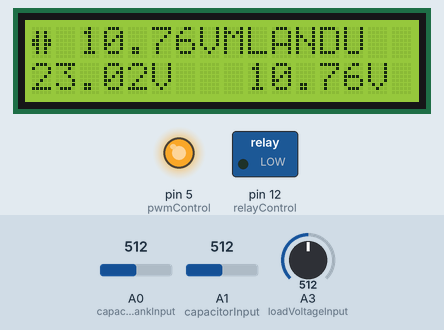
Recording of a sketch running on a simulated Arduino Uno, built with avr-gcc and run on an emulated ATmega328P. Shown: 16×2 character LCD, switched loads named in the sketch (green lamp = pin HIGH), output pins drawn as LEDs (lit = HIGH). The inputs (shaded band) are chosen by the test bench; at power-on: A3 (loadVoltageInput) = 512, A0 (capacitorBankInput) = 512, A1 (capacitorInput) = 512.

Above: at 1.2 s.
1.3 s: A3 (loadVoltageInput) set to 492
At 2.6 s:
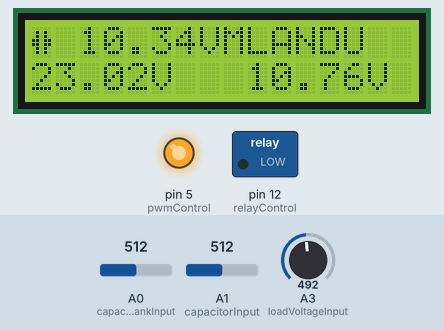
3.0 s: A3 (loadVoltageInput) set to 467
At 3.7 s:
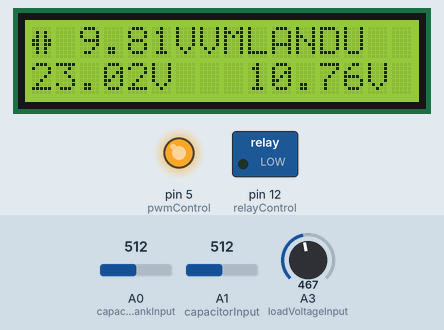
4.5 s: A0 (capacitorBankInput) set to 231
At 4.9 s:
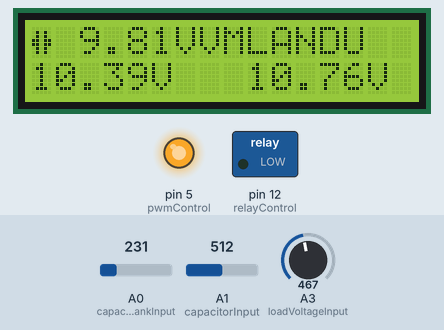
6.0 s: A0 (capacitorBankInput) set to 214
At 7.2 s:
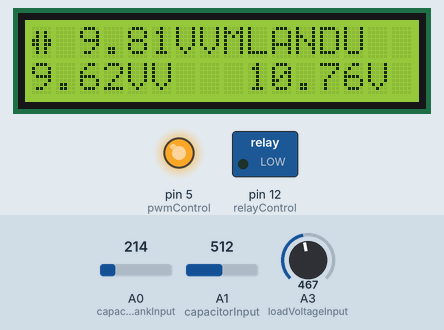
7.5 s: A3 (loadVoltageInput) set to 511
At 8.4 s:
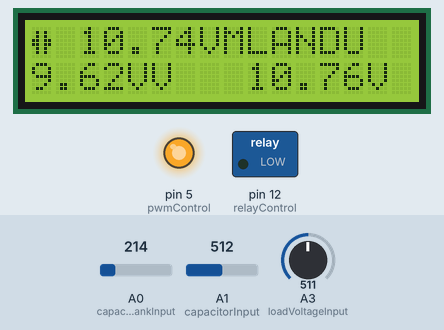
9.0 s: A1 (capacitorInput) set to 716
At 9.5 s:
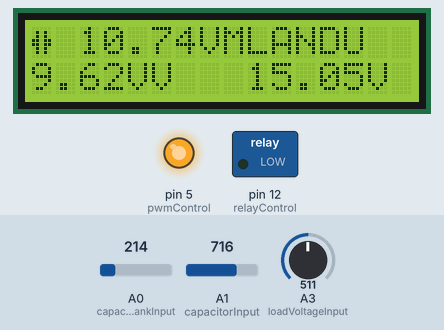
Timing chart, 0 to 11.5 s (numbered marks = the images above; inputs shaded):
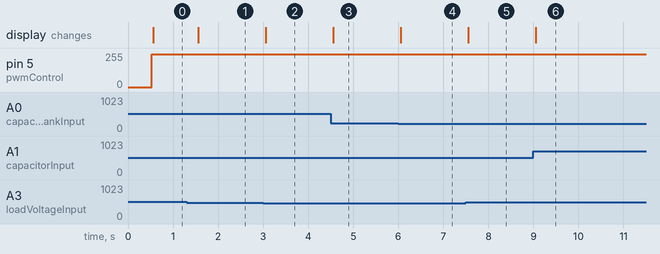

The sketch:

Circuit_code.ino
```cpp
#include <IRremote.h>
#include <Wire.h>
#include <LiquidCrystal_I2C.h>

LiquidCrystal_I2C display(0x20, 16, 2);

const byte capacitorBankInput = A0;
const byte capacitorInput = A1;
const byte loadVoltageInput = A3;

const byte relayControl = 12;
const byte pwmControl = 5;
const byte irInput = 3;

const float capacitorBankFactor = 9.2;
const float capacitorFactor = 4.3;
const float loadFactor = 4.3;

const float referenceVoltage = 5.0;
const float maximumADC = 1023.0;

const float minimumOutput = 0.0;
const float maximumOutput = 4.3;

const float switchingLevel = 0.70;
const float pwmReference = 9.5;

const unsigned long updateInterval = 500;

float target = 0.0;

float totalCapVoltage = 0.0;
float singleCapVoltage = 0.0;
float outputVoltage = 0.0;

bool seriesMode = false;

int pwmValue = 0;

unsigned long previousUpdate = 0;

byte firstNumber = 255;
byte secondNumber = 255;

byte parallelIcon[8] =
{
  B00000,
  B01010,
  B01010,
  B11011,
  B11011,
  B01010,
  B01010,
  B00000
};

byte seriesIcon[8] =
{
  B00000,
  B01010,
  B01010,
  B11111,
  B11111,
  B01010,
  B01010,
  B00000
};

void setup()
{
  Serial.begin(9600);

  pinMode(capacitorBankInput, INPUT);
  pinMode(capacitorInput, INPUT);
  pinMode(loadVoltageInput, INPUT);

  pinMode(relayControl, OUTPUT);
  pinMode(pwmControl, OUTPUT);

  digitalWrite(relayControl, LOW);
  analogWrite(pwmControl, 0);

  display.init();
  display.backlight();

  display.createChar(0, parallelIcon);
  display.createChar(1, seriesIcon);

  display.clear();

  IrReceiver.begin(irInput);
}

float getVoltage(byte inputPin, float multiplier)
{
  const byte samples = 40;

  unsigned long total = 0;

  for (byte i = 0; i < samples; i++)
  {
    total += analogRead(inputPin);
    delayMicroseconds(80);
  }

  float average = (float)total / samples;

  float pinVoltage =
      average * referenceVoltage / maximumADC;

  return pinVoltage * multiplier;
}

void readSensors()
{
  totalCapVoltage =
      getVoltage(capacitorBankInput, capacitorBankFactor);

  singleCapVoltage =
      getVoltage(capacitorInput, capacitorFactor);

  outputVoltage =
      getVoltage(loadVoltageInput, loadFactor);
}

int identifyDigit(unsigned int command)
{
  const unsigned int remoteValues[10] =
  {
    12, 16, 17, 18, 20,
    21, 22, 24, 25, 26
  };

  for (byte i = 0; i < 10; i++)
  {
    if (remoteValues[i] == command)
    {
      return i;
    }
  }

  return -1;
}

void displayInput(float value)
{
  display.setCursor(0, 1);
  display.print("                ");

  display.setCursor(0, 1);
  display.print("Input = ");
  display.print(value, 1);
}

void readRemote()
{
  if (!IrReceiver.decode())
  {
    return;
  }

  int digit =
      identifyDigit(IrReceiver.decodedIRData.command);

  if (digit >= 0)
  {
    if (firstNumber == 255)
    {
      firstNumber = digit;

      displayInput(firstNumber);
    }
    else
    {
      secondNumber = digit;

      float newTarget =
          firstNumber + secondNumber * 0.1;

      target =
          constrain(newTarget, minimumOutput, maximumOutput);

      displayInput(target);

      firstNumber = 255;
      secondNumber = 255;
    }
  }

  IrReceiver.resume();
}

void chooseMode()
{
  float limit =
      maximumOutput * switchingLevel;

  bool requiredMode =
      target > limit;

  if (requiredMode != seriesMode)
  {
    seriesMode = requiredMode;

    digitalWrite(
      relayControl,
      seriesMode ? HIGH : LOW
    );
  }
}

int calculatePWM(float voltage)
{
  if (voltage <= 0.0)
  {
    return 255;
  }

  if (voltage >= pwmReference)
  {
    return 0;
  }

  float fraction =
      voltage / pwmReference;

  int result =
      255 - (int)(fraction * 255.0);

  return constrain(result, 0, 255);
}

void regulateVoltage()
{
  int basePWM =
      calculatePWM(target);

  float difference =
      target - outputVoltage;

  int correction =
      (int)(difference * 2.0);

  correction =
      constrain(correction, -10, 30);

  pwmValue =
      constrain(basePWM + correction, 0, 255);

  analogWrite(pwmControl, pwmValue);
}

void updateDisplay()
{
  display.setCursor(0, 0);

  if (seriesMode)
  {
    display.write(byte(1));
  }
  else
  {
    display.write(byte(0));
  }

  display.print(" ");
  display.print(outputVoltage, 2);
  display.print("V");

  display.setCursor(8, 0);
  display.print("MLANDU");

  display.setCursor(0, 1);
  display.print(totalCapVoltage, 2);
  display.print("V");

  display.setCursor(8, 1);
  display.print(" ");

  display.setCursor(9, 1);
  display.print(singleCapVoltage, 2);
  display.print("V  ");
}

void runSystem()
{
  readSensors();
  chooseMode();
  regulateVoltage();
  updateDisplay();
}

void loop()
{
  readRemote();

  unsigned long currentTime = millis();

  if (currentTime - previousUpdate >= updateInterval)
  {
    previousUpdate = currentTime;

    runSystem();
  }
}
```

Measured:
- the behaviour switches between 476 and 475 on A3 (loadVoltageInput) (found by bisection; images 1 and 2)
- the behaviour switches between 223 and 222 on A0 (capacitorBankInput) (found by bisection; images 3 and 4)
- after the input at 1.3 s, the display: changes after 0.26 s (image 1)
- after the input at 3.0 s, the display: changes after 0.05 s (image 2)
- after the input at 4.5 s, the display: changes after 0.05 s (image 3)
- after the input at 6.0 s, the display: changes after 0.05 s (image 4)
- after the input at 7.5 s, the display: changes after 0.06 s (image 5)
- after the input at 9.0 s, the display: changes after 0.06 s (image 6)
